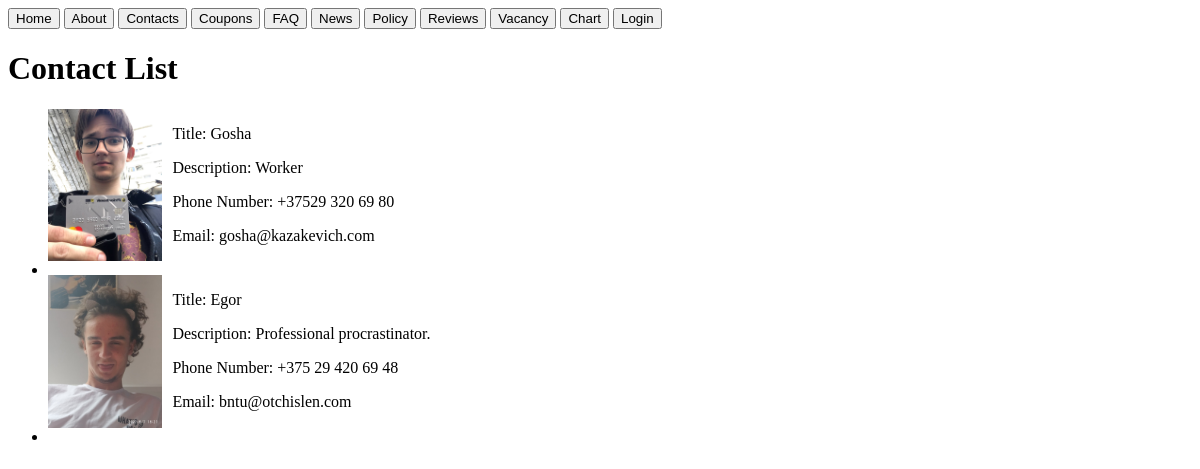
/contact, run on an earlier commit of the app's database.
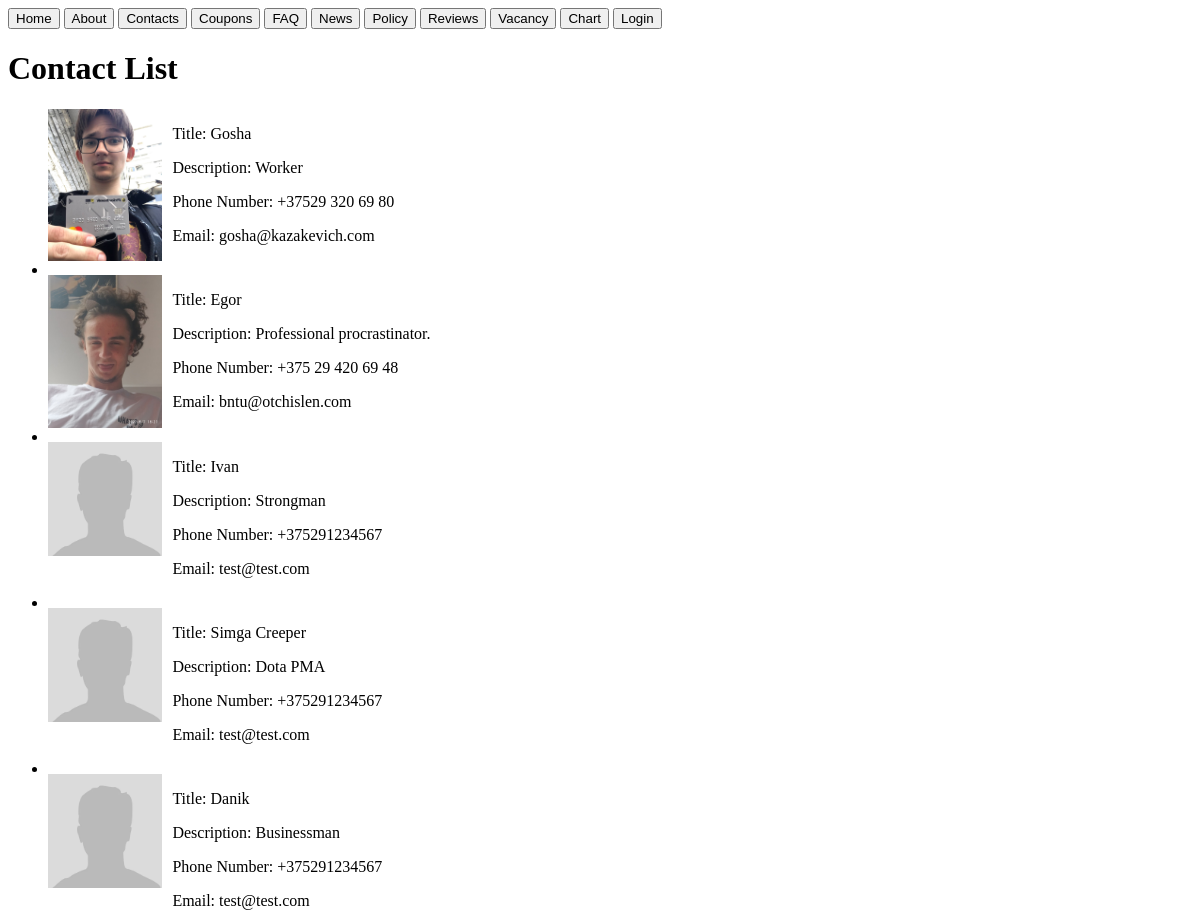
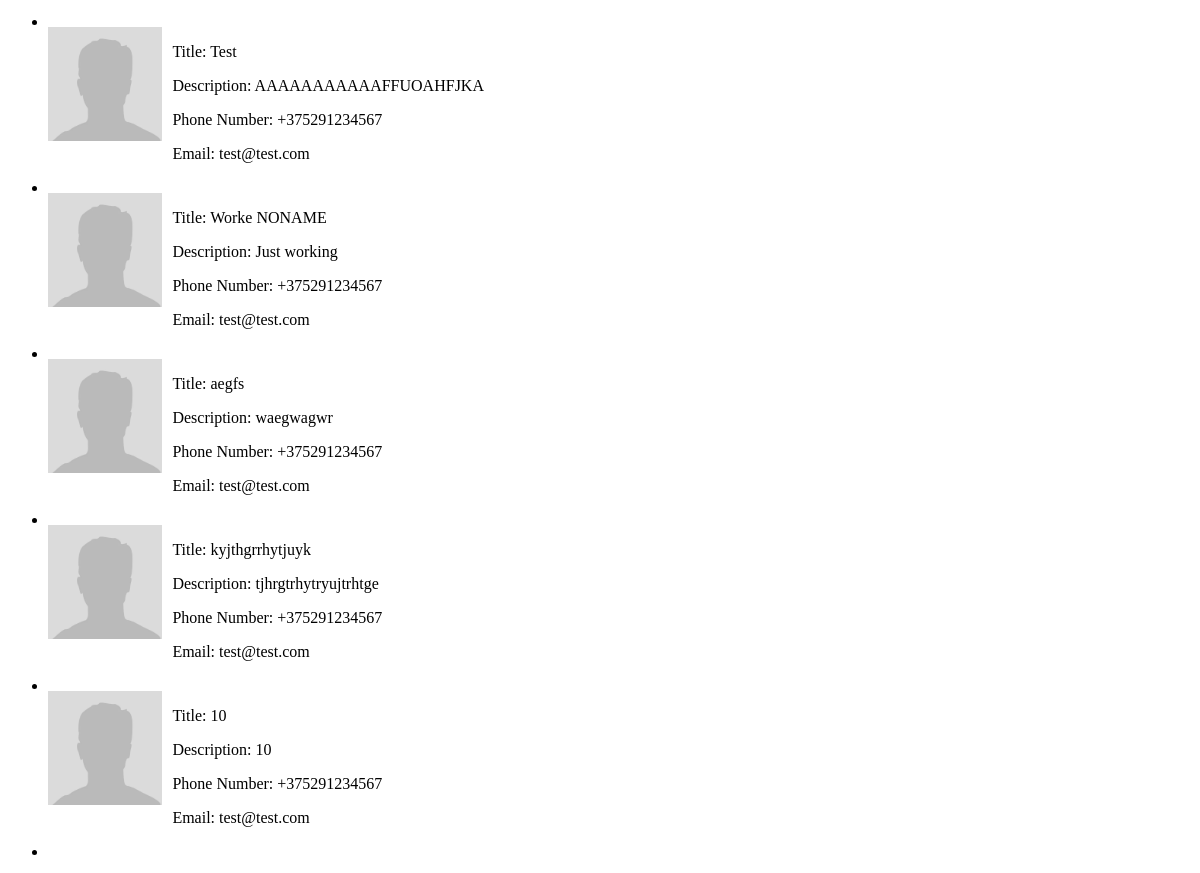
And on a later commit of the database (2 pictures, top to bottom).
### base/models.py (models this page shows)
class Contact(models.Model):
    title = models.CharField(max_length=50, null=False)
    description = models.TextField(max_length=100, null=False)
    phone_number = models.CharField(max_length=20, null=False)
    email = models.EmailField(null= False)
    image = models.ImageField(upload_to='workers_images/', default='F:\shop\media\workers_images\default.jpg')

### base/views.py (the view)
# urls.py: path('contact', views.contact),
def contact(request):
    contacts = Contact.objects.all()
    return render(request, "base/contact.html", {'contacts': contacts})

### base/templates/base/contact.html (shortened to what this page needs)
{%include 'navbar.html'%}
<!DOCTYPE html>
<html lang="en">
<head>
</head>
<body>
    <h1>Contact List</h1>
    <ul>
        {% for contact in contacts %}
            <li class="clearfix">
                <img src="{{ contact.image.url }}" alt="{{ contact.title }}" class="img-responsive" style="width: 10%; float: left; margin-right: 10px;">
                <div style="float: left;">
                    <p>Title: {{ contact.title }}</p>
                    <p>Description: {{ contact.description }}</p>
                    <p>Phone Number: {{ contact.phone_number }}</p>
                    <p>Email: {{ contact.email }}</p>
                </div>
            </li>
        {% endfor %}
    </ul>
</body>
</html>

What changed in the data, as far as the page shows it:
added Contact: title "Ivan", description "Strongman", phone_number "+375291234567", email "test@test.com"
added Contact: title "Simga Creeper", description "Dota PMA", phone_number "+375291234567", email "test@test.com"
added Contact: title "Danik", description "Businessman", phone_number "+375291234567", email "test@test.com"
added Contact: title "Test", description "AAAAAAAAAAAFFUOAHFJKA", phone_number "+375291234567", email "test@test.com"
added Contact: title "Worke NONAME", description "Just working", phone_number "+375291234567", email "test@test.com"
added Contact: title "aegfs", description "waegwagwr", phone_number "+375291234567", email "test@test.com"
added Contact: title "kyjthgrrhytjuyk", description "tjhrgtrhytryujtrhtge", phone_number "+375291234567", email "test@test.com"
added Contact: title "10", description "10", phone_number "+375291234567", email "test@test.com"
